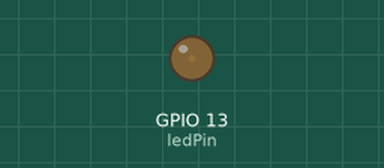
This sketch was run on a simulated ESP32. On the bench: output pins drawn as LEDs (lit = HIGH).

Above: at 0.05 s.
At 2.15 s:
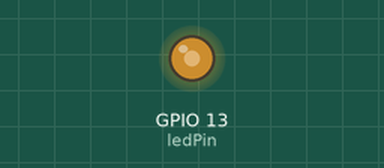
At 3.45 s:
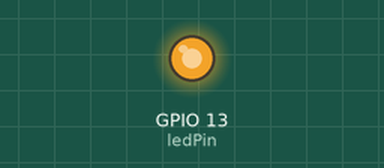
At 6.9 s:
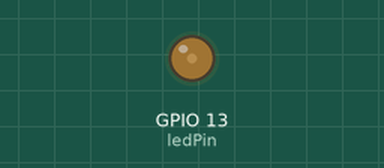
Timing chart, 0 to 10.0 s (numbered marks = the images above):
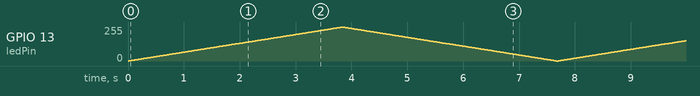

The sketch:

ESP32_PWM.ino
```cpp
const int ledPin = 13;

const int freg = 10;
const int ledChannel = 0;
const int resolution = 8;

void setup() {
  Serial.begin(115200);
  ledcSetup(ledChannel, freg, resolution);

  ledcAttachPin(ledPin, ledChannel);

}

void loop() {
  for(int dutyCycle = 0; dutyCycle <= 255; dutyCycle++){
    ledcWrite(ledChannel, dutyCycle);
    delay(15);
  }

  for(int dutyCycle = 255; dutyCycle >= 0; dutyCycle--){
    ledcWrite(ledChannel, dutyCycle);
    delay(15);
  }

}
```
